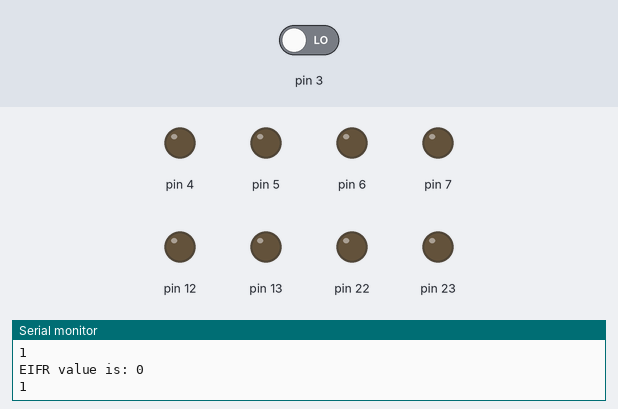
A sketch run on a simulated Arduino Uno, built with avr-gcc and run on an emulated ATmega328P. On the bench: output pins drawn as LEDs (lit = HIGH), the last lines printed to the serial monitor. Inputs (shaded band) come from the test bench; at power-on: pin 3 LOW.

Above: at 1.2 s.
1.3 s: pin 3 driven HIGH
At 1.8 s:
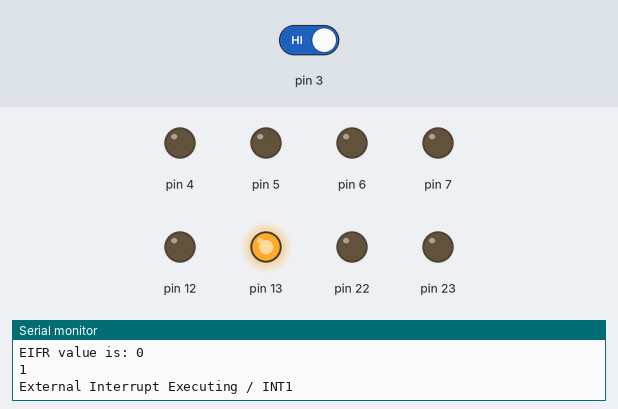
Timing chart, 0 to 4.3 s (numbered marks = the images above; inputs shaded):
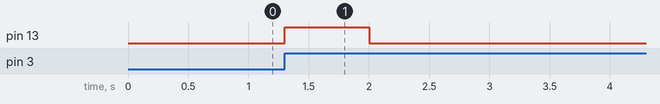

Measured:
- after the input at 1.3 s, pin 13: LOW → HIGH at once, → LOW 0.70 s later

The sketch:

Interrupts_-_External.ino
```cpp
//External Interrupt Programming (INT0/INT1)

void setup() {
  Serial.begin(9600);
  // put your setup code here, to run once:
  SREG = 0x80;  // SREG = 1 <<I enable Interrupt bit
  EICRA = 0x04; //Any logical change on INT1 genarates an interrupt request.
  EIMSK = 0x02 ; //Enable INT1
  //PORT D pd2 - external Interrupt 0 input
  DDRD = 0xF0; //set last 4 nibble as input
  DDRB = 0xF0; //Port B's High nibble as output for inbuild led test
  PORTB = 0x0F; //enable pull up resistors.

}

void loop() {
  // put your main code here, to run repeatedly:

  while (1)
  {
    //External Interrupt Flag Register it will be 0x00 if interrupts enables

    Serial.print("EIFR value is: "); //Excute one program , if edge trigger in INT1 will execute ISR
    Serial.println(EIFR);
    Serial.println(INTF1);
    PORTB = 0 << PB5; //Off Inbuild LED
    delay(1000);

  }
}
ISR (INT1_vect)
{
  PORTB = 1 << PB5; // When ISR enabled , Inbuild on .

  Serial.println("External Interrupt Executing / INT1");
  delay(10000);

}
```
